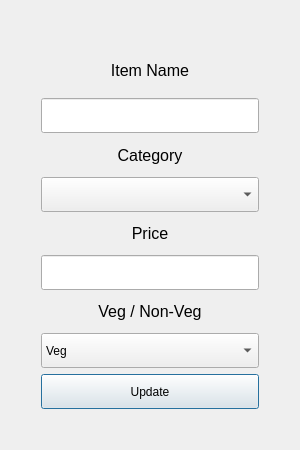
<?xml version="1.0" encoding="UTF-8"?>
<ui version="4.0">
 <class>updateDialog</class>
 <widget class="QDialog" name="updateDialog">
  <property name="geometry">
   <rect>
    <x>0</x>
    <y>0</y>
    <width>300</width>
    <height>450</height>
   </rect>
  </property>
  <property name="minimumSize">
   <size>
    <width>300</width>
    <height>450</height>
   </size>
  </property>
  <property name="maximumSize">
   <size>
    <width>300</width>
    <height>450</height>
   </size>
  </property>
  <property name="windowTitle">
   <string>Dialog</string>
  </property>
  <layout class="QHBoxLayout" name="horizontalLayout">
   <item>
    <layout class="QVBoxLayout" name="verticalLayout" stretch="0,0,10,0,0,0,0,0,0,5">
     <property name="sizeConstraint">
      <enum>QLayout::SetDefaultConstraint</enum>
     </property>
     <property name="leftMargin">
      <number>30</number>
     </property>
     <property name="topMargin">
      <number>30</number>
     </property>
     <property name="rightMargin">
      <number>30</number>
     </property>
     <property name="bottomMargin">
      <number>30</number>
     </property>
     <item>
      <spacer name="horizontalSpacer">
       <property name="orientation">
        <enum>Qt::Horizontal</enum>
       </property>
       <property name="sizeHint" stdset="0">
        <size>
         <width>40</width>
         <height>20</height>
        </size>
       </property>
      </spacer>
     </item>
     <item>
      <widget class="QLabel" name="label">
       <property name="font">
        <font>
         <pointsize>12</pointsize>
        </font>
       </property>
       <property name="text">
        <string>Item Name</string>
       </property>
       <property name="alignment">
        <set>Qt::AlignHCenter|Qt::AlignTop</set>
       </property>
       <property name="margin">
        <number>0</number>
       </property>
      </widget>
     </item>
     <item>
      <widget class="QLineEdit" name="items_update_name_input">
       <property name="minimumSize">
        <size>
         <width>0</width>
         <height>35</height>
        </size>
       </property>
      </widget>
     </item>
     <item>
      <widget class="QLabel" name="label_2">
       <property name="font">
        <font>
         <pointsize>12</pointsize>
        </font>
       </property>
       <property name="text">
        <string>Category</string>
       </property>
       <property name="alignment">
        <set>Qt::AlignCenter</set>
       </property>
      </widget>
     </item>
     <item>
      <widget class="QComboBox" name="items_update_category_combo">
       <property name="minimumSize">
        <size>
         <width>0</width>
         <height>35</height>
        </size>
       </property>
      </widget>
     </item>
     <item>
      <widget class="QLabel" name="label_3">
       <property name="font">
        <font>
         <pointsize>12</pointsize>
        </font>
       </property>
       <property name="text">
        <string>Price</string>
       </property>
       <property name="alignment">
        <set>Qt::AlignCenter</set>
       </property>
      </widget>
     </item>
     <item>
      <widget class="QLineEdit" name="items_update_price_input">
       <property name="minimumSize">
        <size>
         <width>0</width>
         <height>35</height>
        </size>
       </property>
      </widget>
     </item>
     <item>
      <widget class="QLabel" name="label_5">
       <property name="font">
        <font>
         <pointsize>12</pointsize>
        </font>
       </property>
       <property name="text">
        <string>Veg / Non-Veg</string>
       </property>
       <property name="alignment">
        <set>Qt::AlignCenter</set>
       </property>
      </widget>
     </item>
     <item>
      <widget class="QComboBox" name="items_update_mtype_combo">
       <property name="minimumSize">
        <size>
         <width>0</width>
         <height>35</height>
        </size>
       </property>
       <item>
        <property name="text">
         <string>Veg</string>
        </property>
       </item>
       <item>
        <property name="text">
         <string>Non-Veg</string>
        </property>
       </item>
      </widget>
     </item>
     <item>
      <widget class="QPushButton" name="item_update_btn">
       <property name="sizePolicy">
        <sizepolicy hsizetype="Minimum" vsizetype="Fixed">
         <horstretch>0</horstretch>
         <verstretch>0</verstretch>
        </sizepolicy>
       </property>
       <property name="minimumSize">
        <size>
         <width>0</width>
         <height>35</height>
        </size>
       </property>
       <property name="maximumSize">
        <size>
         <width>250</width>
         <height>16777215</height>
        </size>
       </property>
       <property name="text">
        <string>Update</string>
       </property>
      </widget>
     </item>
    </layout>
   </item>
  </layout>
 </widget>
 <resources/>
 <connections/>
</ui>
